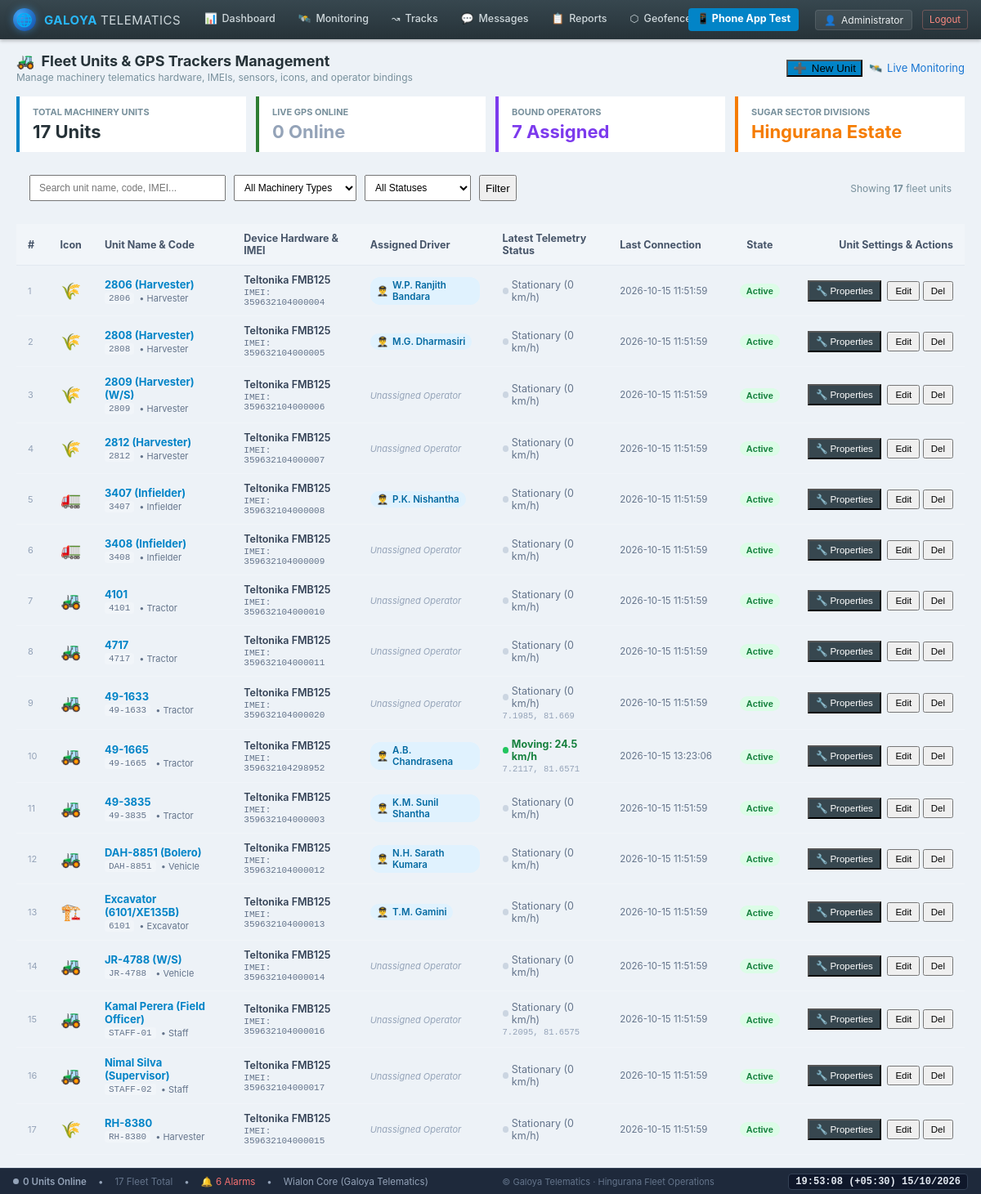
Page /backend/admin/units.php (signed in) on the committed database.
### tables this page shows
CREATE TABLE IF NOT EXISTS `users` (
  `id` int(11) NOT NULL AUTO_INCREMENT,
  `name` varchar(120) NOT NULL,
  `code` varchar(50) DEFAULT NULL,
  `unit_type` enum('staff','tractor','harvester','infielder','vehicle','excavator') NOT NULL DEFAULT 'staff',
  `operation_mode` enum('light','standard','custom') NOT NULL DEFAULT 'standard',
  `phone` varchar(30) NOT NULL,
  `password_hash` varchar(255) NOT NULL,
  `role` enum('admin','staff') NOT NULL DEFAULT 'staff',
  `active` tinyint(1) NOT NULL DEFAULT 1,
  `on_duty` tinyint(1) NOT NULL DEFAULT 0,
  `last_lat` decimal(10,7) DEFAULT NULL,
  `last_lng` decimal(10,7) DEFAULT NULL,
  `last_battery` tinyint(4) DEFAULT NULL,
  `speed` float NOT NULL DEFAULT 0,
  `ignition` tinyint(1) NOT NULL DEFAULT 0,
  `motion_state` enum('moving','stationary','idle','offline') NOT NULL DEFAULT 'offline',
  `sos_active` tinyint(1) NOT NULL DEFAULT 0,
  `last_seen` datetime DEFAULT NULL,
  `created_at` datetime NOT NULL DEFAULT current_timestamp(),
  `device_type` varchar(100) NOT NULL DEFAULT 'Teltonika FMB125',
  `server_address` varchar(150) NOT NULL DEFAULT 'nl.gpsgsm.org:21448',
  `unique_id` varchar(100) DEFAULT NULL,
  `icon_key` varchar(50) NOT NULL DEFAULT 'tractor_blue',
  `mileage_val` float NOT NULL DEFAULT 0,
  `engine_hours_val` float NOT NULL DEFAULT 0,
  `gprs_traffic_val` int(11) NOT NULL DEFAULT 0,
  `consumption_rate` float NOT NULL DEFAULT 10,
  `speed_limit` int(11) NOT NULL DEFAULT 60,
  `sensors_json` longtext DEFAULT NULL,
  `properties_json` longtext DEFAULT NULL,
  PRIMARY KEY (`id`),
  UNIQUE KEY `phone` (`phone`)
);

CREATE TABLE IF NOT EXISTS `drivers` (
  `id` int(11) NOT NULL AUTO_INCREMENT,
  `name` varchar(120) NOT NULL,
  `code` varchar(50) DEFAULT NULL,
  `phone` varchar(30) DEFAULT NULL,
  `license_no` varchar(50) DEFAULT NULL,
  `rfid_code` varchar(50) DEFAULT NULL,
  `assigned_unit_id` int(11) DEFAULT NULL,
  `active` tinyint(1) NOT NULL DEFAULT 1,
  `created_at` datetime NOT NULL DEFAULT current_timestamp(),
  PRIMARY KEY (`id`),
  KEY `assigned_unit_id` (`assigned_unit_id`),
  CONSTRAINT `drivers_ibfk_1` FOREIGN KEY (`assigned_unit_id`) REFERENCES `users` (`id`) ON DELETE SET NULL
);

### backend/admin/units.php (the view, shortened to what the rows shown need)
<?php
require __DIR__ . '/_common.php';
$sql = "SELECT u.*,
        d.name as driver_name, d.id as driver_id, d.phone as driver_phone,
        (SELECT speed FROM locations WHERE user_id = u.id ORDER BY recorded_at DESC LIMIT 1) as latest_speed,
        (SELECT lat FROM locations WHERE user_id = u.id ORDER BY recorded_at DESC LIMIT 1) as latest_lat,
        (SELECT lng FROM locations WHERE user_id = u.id ORDER BY recorded_at DESC LIMIT 1) as latest_lng,
        (SELECT recorded_at FROM locations WHERE user_id = u.id ORDER BY recorded_at DESC LIMIT 1) as latest_time
        FROM users u
        LEFT JOIN drivers d ON d.assigned_unit_id = u.id
        WHERE u.role = 'staff'";
$params = [];
$sql .= " ORDER BY u.active DESC, u.name ASC";
$units = q($sql, $params)->fetchAll();
layout_start('Fleet Units', 'units.php');
?>
<div style="padding:16px 20px">
  <div style="display:flex;justify-content:space-between;align-items:center;margin-bottom:16px;flex-wrap:wrap;gap:12px">
    <div>
      <h2 style="margin:0;font-size:18px;display:flex;align-items:center;gap:8px;color:#263238">
        <span>🚜</span> <span>Fleet Units & GPS Trackers Management</span>
      </h2>
    </div>
  </div>
  <div class="card" style="padding:0;overflow-x:auto">
    <table style="width:100%;border-collapse:collapse;font-size:12.5px">
      <thead>
        <tr style="background:#f1f5f9;border-bottom:1px solid #e2e8f0;text-align:left;color:#475569">
          <th style="padding:10px 14px;width:35px">#</th>
          <th style="padding:10px 14px;width:40px">Icon</th>
          <th style="padding:10px 14px">Unit Name & Code</th>
          <th style="padding:10px 14px">Device Hardware & IMEI</th>
          <th style="padding:10px 14px">Assigned Driver</th>
          <th style="padding:10px 14px">Latest Telemetry Status</th>
          <th style="padding:10px 14px">Last Connection</th>
          <th style="padding:10px 14px;text-align:center">State</th>
          <th style="padding:10px 14px;text-align:right">Unit Settings & Actions</th>
        </tr>
      </thead>
      <tbody>
        <?php foreach ($units as $idx => $u):
          $iconEmoji = match($u['unit_type'] ?? '') {
              'tractor' => '🚜',
              'harvester' => '🌾',
              'infielder' => '🚛',
              'excavator' => '🏗️',
              'lorry', 'truck' => '🚚',
              'bolero', 'car' => '🚙',
              'phone' => '📱',
              default => '🚜'
          };
          $speed = (float)($u['latest_speed'] ?? 0);
          $isMoving = $speed > 0;
        ?>
          <tr style="border-bottom:1px solid #f1f5f9;<?= $u['active'] ? '' : 'opacity:0.55;background:#fafafa' ?>">
            <td style="padding:10px 14px;color:#94a3b8;font-size:11px"><?= $idx + 1 ?></td>
            <td style="padding:10px 14px;font-size:20px;text-align:center">
              <?= $iconEmoji ?>
            </td>
            <td style="padding:10px 14px">
              <div style="font-weight:700;color:#1e293b;font-size:13px">
                <a href="index.php?focus=<?= $u['id'] ?>" style="color:#0284c7;text-decoration:none">
                  <?= h($u['name']) ?>
                </a>
              </div>
              <div style="font-size:11px;color:#64748b;display:flex;gap:6px;margin-top:2px">
                <span style="font-family:monospace;background:#f1f5f9;padding:1px 5px;border-radius:3px"><?= h($u['code']) ?></span>
                <span>• <?= ucfirst($u['unit_type']) ?></span>
              </div>
            </td>
            <td style="padding:10px 14px">
              <div style="font-weight:600;color:#334155"><?= h($u['device_type'] ?: 'Teltonika FMB125') ?></div>
              <div style="font-size:11px;font-family:monospace;color:#64748b;margin-top:2px">
                IMEI: <?= h($u['unique_id'] ?: '35890' . sprintf('%010d', $u['id'] * 12345)) ?>
              </div>
            </td>
            <td style="padding:10px 14px">
              <?php if (!empty($u['driver_name'])): ?>
                <div style="display:inline-flex;align-items:center;gap:5px;background:#e0f2fe;color:#0369a1;padding:3px 8px;border-radius:12px;font-weight:600;font-size:11.5px">
                  <span>👨‍✈️</span> <span><?= h($u['driver_name']) ?></span>
                </div>
              <?php else: ?>
                <span style="color:#94a3b8;font-size:11px;font-style:italic">Unassigned Operator</span>
              <?php endif; ?>
            </td>
            <td style="padding:10px 14px">
              <?php if ($isMoving): ?>
                <span style="display:inline-flex;align-items:center;gap:4px;color:#15803d;font-weight:700">
                  <span style="display:inline-block;width:8px;height:8px;border-radius:50%;background:#22c55e"></span>
                  Moving: <?= $speed ?> km/h
                </span>
              <?php else: ?>
                <span style="display:inline-flex;align-items:center;gap:4px;color:#64748b">
                  <span style="display:inline-block;width:8px;height:8px;border-radius:50%;background:#cbd5e1"></span>
                  Stationary (0 km/h)
                </span>
              <?php endif; ?>
              <?php if (!empty($u['latest_lat'])): ?>
                <div style="font-size:10.5px;color:#94a3b8;font-family:monospace;margin-top:2px">
                  <?= round($u['latest_lat'], 4) ?>, <?= round($u['latest_lng'], 4) ?>
                </div>
              <?php endif; ?>
            </td>
            <td style="padding:10px 14px;color:#64748b;font-size:11.5px;white-space:nowrap">
              <?= h($u['last_seen'] ?: 'Recent') ?>
            </td>
            <td style="padding:10px 14px;text-align:center">
              <form method="post" style="display:inline;margin:0">
                <button type="submit" style="background:none;border:none;cursor:pointer" title="Toggle active status">
                  <?php if ($u['active']): ?>
                    <span style="background:#dcfce7;color:#15803d;padding:3px 8px;border-radius:12px;font-size:11px;font-weight:700">Active</span>
                  <?php else: ?>
                    <span style="background:#fee2e2;color:#b91c1c;padding:3px 8px;border-radius:12px;font-size:11px;font-weight:700">Disabled</span>
                  <?php endif; ?>
                </button>
              </form>
            </td>
            <td style="padding:10px 14px;text-align:right;white-space:nowrap">
              <button class="btn sm" onclick="openPropertiesModal(<?= $u['id'] ?>)" style="background:#37474f;color:#fff;padding:4px 8px;font-size:11.5px;margin-right:4px" title="Unit Properties (13 Wialon Tabs)">
                <span>🔧</span> Properties
              </button>
              <button class="btn ghost sm" onclick="editUnit(<?= htmlspecialchars(json_encode($u), ENT_QUOTES, 'UTF-8') ?>)" style="padding:4px 8px;font-size:11.5px">Edit</button>
              <form method="post" style="display:inline;margin:0" onsubmit="return confirm('Delete unit <?= h($u['name']) ?>?')">
                <button class="btn ghost sm red" style="padding:4px 8px;font-size:11.5px">Del</button>
              </form>
            </td>
          </tr>
        <?php endforeach; ?>
      </tbody>
    </table>
  </div>
</div>
<?php layout_end(); ?>

### backend/admin/_common.php (shortened to what the rows shown need)
<?php
require_once __DIR__ . '/../bootstrap.php';
function admin(): ?array {
    return q("SELECT * FROM users WHERE id=? AND role='admin' AND active=1", [$_SESSION['admin_id']])->fetch() ?: null;
}
function require_admin(): array {
    $a = admin();
    return $a;
}
function layout_start(string $title, string $active, bool $map = false): void {
    $a = require_admin();
    ?><!doctype html>
<html lang="en">
<head>
  <link rel="stylesheet" href="assets/style.css">
</head>
<body>
  <header class="w-topbar">
    <div class="w-user">
      <div class="user-badge">
        <span>👤</span>
        <span><?= h($a['name'] ?? 'galoyap.admin') ?></span>
      </div>
    </div>
  </header>
  <main class="w-content">
<?php
}
function layout_end(): void {
    ?>
  </main>
</body>
</html>
<?php
}

### rows in the picture
users: name "Administrator"
drivers: assigned_unit.unit_type "🌾", assigned_unit.name "2806 (Harvester)", assigned_unit.code "2806", assigned_unit.unit_type "Harvester", assigned_unit.device_type "Teltonika FMB125", assigned_unit.unique_id "359632104000004", name "W.P. Ranjith Bandara", shows "Stationary (0 km/h)", assigned_unit.last_seen "2026-10-15 11:51:59"
drivers: assigned_unit.unit_type "🌾", assigned_unit.name "2808 (Harvester)", assigned_unit.code "2808", assigned_unit.unit_type "Harvester", assigned_unit.device_type "Teltonika FMB125", assigned_unit.unique_id "359632104000005", name "M.G. Dharmasiri", shows "Stationary (0 km/h)", assigned_unit.last_seen "2026-10-15 11:51:59"
users: unit_type "🌾", name "2809 (Harvester)(W/S)", code "2809", unit_type "Harvester", device_type "Teltonika FMB125", unique "359632104000006", shows "Unassigned Operator", shows "Stationary (0 km/h)", last_seen "2026-10-15 11:51:59", active "Active"
users: unit_type "🌾", name "2812 (Harvester)", code "2812", unit_type "Harvester", device_type "Teltonika FMB125", unique "359632104000007", shows "Unassigned Operator", shows "Stationary (0 km/h)", last_seen "2026-10-15 11:51:59", active "Active"
drivers: assigned_unit.unit_type "🚛", assigned_unit.name "3407 (Infielder)", assigned_unit.code "3407", assigned_unit.unit_type "Infielder", assigned_unit.device_type "Teltonika FMB125", assigned_unit.unique_id "359632104000008", name "P.K. Nishantha", shows "Stationary (0 km/h)", assigned_unit.last_seen "2026-10-15 11:51:59"
users: unit_type "🚛", name "3408 (Infielder)", code "3408", unit_type "Infielder", device_type "Teltonika FMB125", unique "359632104000009", shows "Unassigned Operator", shows "Stationary (0 km/h)", last_seen "2026-10-15 11:51:59", active "Active"
users: unit_type "🚜", name "4101", code "4101", unit_type "Tractor", device_type "Teltonika FMB125", unique "359632104000010", shows "Unassigned Operator", shows "Stationary (0 km/h)", last_seen "2026-10-15 11:51:59", active "Active"
users: unit_type "🚜", name "4717", code "4717", unit_type "Tractor", device_type "Teltonika FMB125", unique "359632104000011", shows "Unassigned Operator", shows "Stationary (0 km/h)", last_seen "2026-10-15 11:51:59", active "Active"
users: unit_type "🚜", name "49-1633", code "49-1633", unit_type "Tractor", device_type "Teltonika FMB125", unique "359632104000020", shows "Unassigned Operator", shows "Stationary (0 km/h)", latest_lat "7.1985", latest_lng "81.669", last_seen "2026-10-15 11:51:59", active "Active"
drivers: assigned_unit.unit_type "🚜", assigned_unit.name "49-1665", assigned_unit.code "49-1665", assigned_unit.unit_type "Tractor", assigned_unit.device_type "Teltonika FMB125", assigned_unit.unique_id "359632104298952", name "A.B. Chandrasena", speed "24.5", latest_lat "7.2117", latest_lng "81.6571", assigned_unit.last_seen "2026-10-15 13:23:06"
drivers: assigned_unit.unit_type "🚜", assigned_unit.name "49-3835", assigned_unit.code "49-3835", assigned_unit.unit_type "Tractor", assigned_unit.device_type "Teltonika FMB125", assigned_unit.unique_id "359632104000003", name "K.M. Sunil Shantha", shows "Stationary (0 km/h)", assigned_unit.last_seen "2026-10-15 11:51:59"
drivers: assigned_unit.unit_type "🚜", assigned_unit.name "DAH-8851 (Bolero)", assigned_unit.code "DAH-8851", assigned_unit.unit_type "Vehicle", assigned_unit.device_type "Teltonika FMB125", assigned_unit.unique_id "359632104000012", name "N.H. Sarath Kumara", shows "Stationary (0 km/h)", assigned_unit.last_seen "2026-10-15 11:51:59"
drivers: assigned_unit.unit_type "🏗️", assigned_unit.name "Excavator (6101/XE135B)", assigned_unit.code "6101", assigned_unit.unit_type "Excavator", assigned_unit.device_type "Teltonika FMB125", assigned_unit.unique_id "359632104000013", name "T.M. Gamini", shows "Stationary (0 km/h)", assigned_unit.last_seen "2026-10-15 11:51:59"
users: unit_type "🚜", name "JR-4788 (W/S)", code "JR-4788", unit_type "Vehicle", device_type "Teltonika FMB125", unique "359632104000014", shows "Unassigned Operator", shows "Stationary (0 km/h)", last_seen "2026-10-15 11:51:59", active "Active"
users: unit_type "🚜", name "Kamal Perera (Field Officer)", code "STAFF-01", unit_type "Staff", device_type "Teltonika FMB125", unique "359632104000016", shows "Unassigned Operator", shows "Stationary (0 km/h)", latest_lat "7.2095", latest_lng "81.6575", last_seen "2026-10-15 11:51:59", active "Active"
users: unit_type "🚜", name "Nimal Silva (Supervisor)", code "STAFF-02", unit_type "Staff", device_type "Teltonika FMB125", unique "359632104000017", shows "Unassigned Operator", shows "Stationary (0 km/h)", last_seen "2026-10-15 11:51:59", active "Active"
users: unit_type "🌾", name "RH-8380", code "RH-8380", unit_type "Harvester", device_type "Teltonika FMB125", unique "359632104000015", shows "Unassigned Operator", shows "Stationary (0 km/h)", last_seen "2026-10-15 11:51:59", active "Active"

### other values in the picture
$icon "📊"
$label "Dashboard"
$icon "🛰️"
$label "Monitoring"
$icon "↝"
$label "Tracks"
$icon "💬"
$label "Messages"
$icon "📋"
$label "Reports"
$icon "⬡"
$total_units "17"
$online_count "0"
$assigned_driver_count "7"
count($units) "17"
